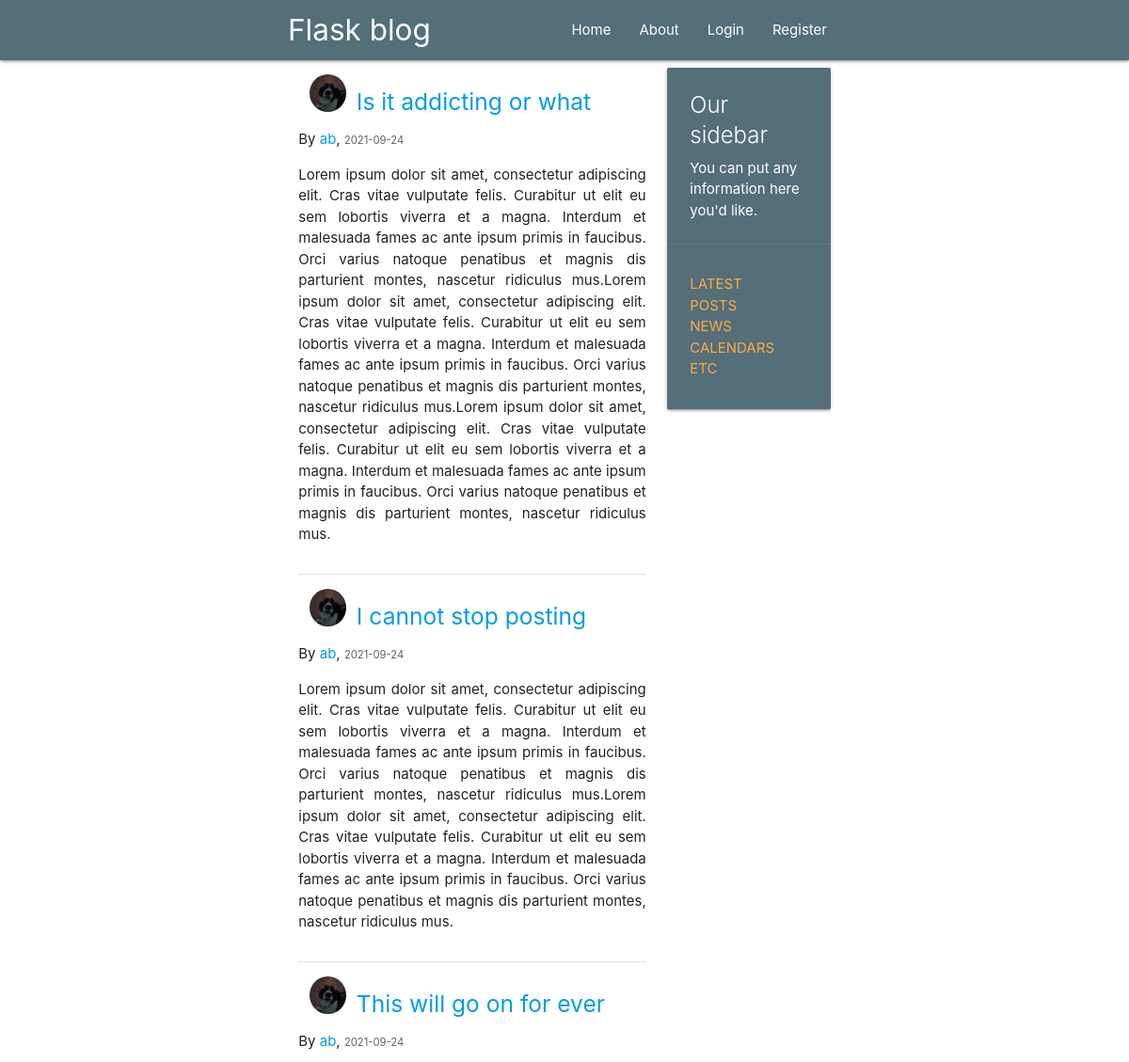
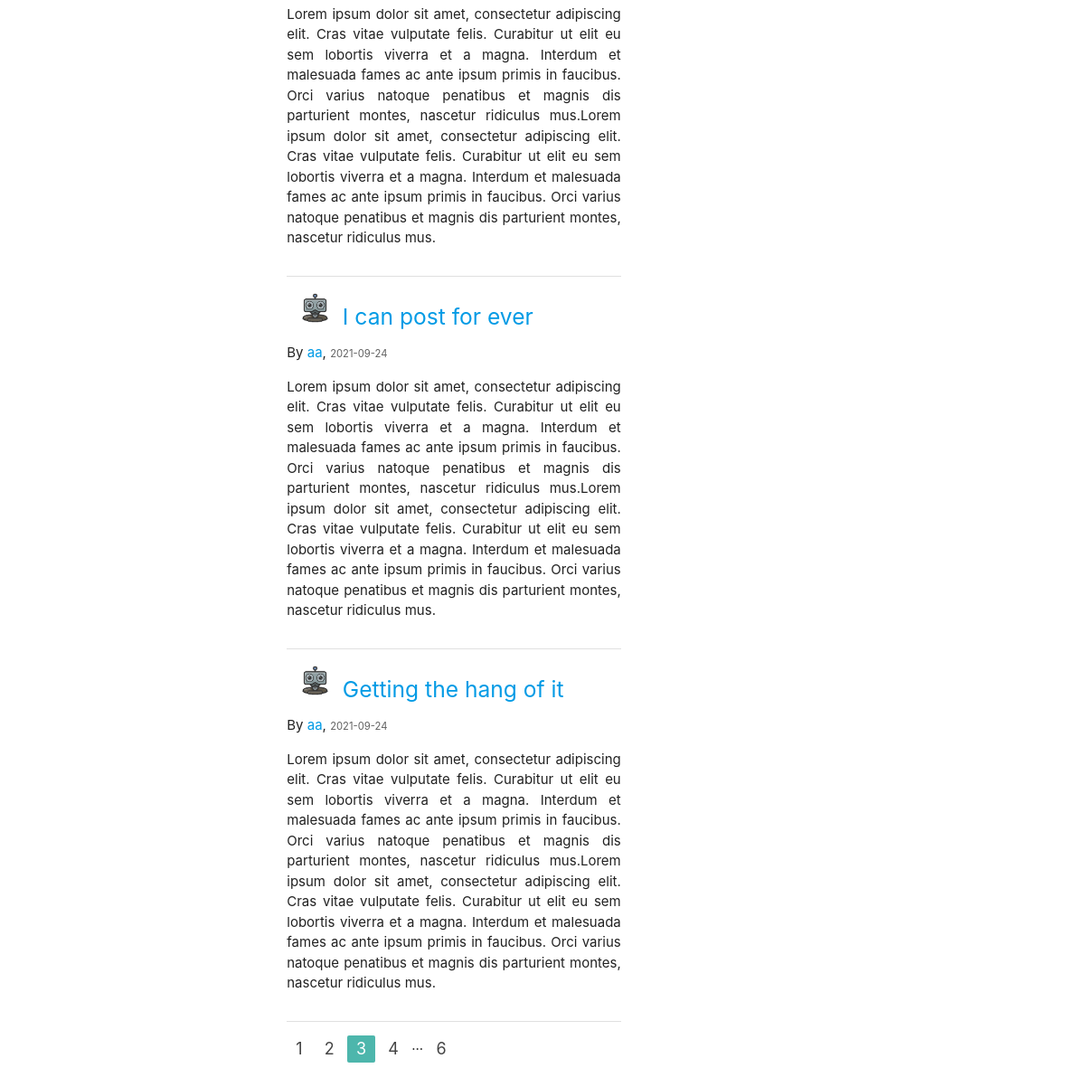
Screenshot of /home?page=3 with the database file from the repository (2 pictures, top to bottom).
### flaskblog/models.py (models this page shows, shortened)
class Post(db.Model):
    id = db.Column(db.Integer, primary_key=True)
    title = db.Column(db.String(100), nullable=False)
    date_posted = db.Column(db.DateTime, nullable=False,
                            default=datetime.utcnow)
    content = db.Column(db.Text, nullable=False)
    user_id = db.Column(db.Integer, db.ForeignKey('user.id'), nullable=False)

class User(db.Model, UserMixin):
    id = db.Column(db.Integer, primary_key=True)
    username = db.Column(db.String(20), unique=True, nullable=False)
    email = db.Column(db.String(120), unique=True, nullable=False)
    image_file = db.Column(db.String(20), nullable=False, default='default.jpg')
    password = db.Column(db.String(60), nullable=False)
    posts = db.relationship('Post', backref='author', cascade="all,delete",
                            lazy=True)

### flaskblog/main/routes.py (the view)
@main.route("/")
@main.route("/home")
def home():
    page = request.args.get('page', 1, type=int)
    posts = Post.query.order_by(Post.date_posted.desc()).paginate(page=page,
                                                                  per_page=5)
    return render_template('home.html', posts=posts)

### flaskblog/templates/home.html
{% extends "layout.html" %}
{% block content %}
{% for post in posts.items %}
    <div class="section">
        <div class="col s2">
            <img src="{{ url_for('static', filename='profile/'+ post.author.image_file) }}" alt=""
                 class="circle responsive-img">
        </div>
        <h5><a href="{{ url_for('posts.post', post_id=post.id) }}">{{ post.title }}</a></h5>
        <p>By <a href="{{ url_for('users.user_posts', username=post.author.username) }}">{{ post.author.username }}</a>,
            <small class="grey-text text-darken-2">{{ post.date_posted.strftime('%Y-%m-%d') }}</small>
        </p>
        <p style="text-align: justify">{{ post.content }}</p>
    </div>
    <div class="divider"></div>
{% endfor %}
<ul class="pagination">
    {% for page_num in posts.iter_pages(left_edge=1, right_edge=1, left_current=1, right_current=2) %}
        {% if page_num %}
            {% if posts.page == page_num %}
                <li class="active teal lighten-2"><a href="{{ url_for('main.home', page=page_num) }}">{{ page_num }}</a></li>
            {% else %}
                <li><a href="{{ url_for('main.home', page=page_num) }}">{{ page_num }}</a></li>
            {% endif %}
        {% else %}
            ...
        {% endif %}
    {% endfor %}
</ul>
{% endblock content%}

### rows the page displays
Post: image_file (picture), title "Is it addicting or what", author.username "ab", date_posted "2021-09-24", content "Lorem ipsum dolor sit amet, consectetur adipiscing elit. Cras vitae vulputate felis. Curabitur ut elit eu sem lobortis viverra et a magna. Interdum et malesuada fames ac ante ipsum primis in faucibus. Orci varius natoque penatibus et magnis dis parturient montes, nascetur ridiculus mus.Lorem ipsum dolor sit amet, consectetur adipiscing elit. Cras vitae vulputate felis. Curabitur ut elit eu sem lobortis viverra et a magna. Interdum et malesuada fames ac ante ipsum primis in faucibus. Orci varius natoque penatibus et magnis dis parturient montes, nascetur ridiculus mus.Lorem ipsum dolor sit amet, consectetur adipiscing elit. Cras vitae vulputate felis. Curabitur ut elit eu sem lobortis…"
Post: image_file (picture), title "I cannot stop posting", author.username "ab", date_posted "2021-09-24", content "Lorem ipsum dolor sit amet, consectetur adipiscing elit. Cras vitae vulputate felis. Curabitur ut elit eu sem lobortis viverra et a magna. Interdum et malesuada fames ac ante ipsum primis in faucibus. Orci varius natoque penatibus et magnis dis parturient montes, nascetur ridiculus mus.Lorem ipsum dolor sit amet, consectetur adipiscing elit. Cras vitae vulputate felis. Curabitur ut elit eu sem lobortis viverra et a magna. Interdum et malesuada fames ac ante ipsum primis in faucibus. Orci varius natoque penatibus et magnis dis parturient montes, nascetur ridiculus mus."
Post: image_file (picture), title "This will go on for ever", author.username "ab", date_posted "2021-09-24", content "Lorem ipsum dolor sit amet, consectetur adipiscing elit. Cras vitae vulputate felis. Curabitur ut elit eu sem lobortis viverra et a magna. Interdum et malesuada fames ac ante ipsum primis in faucibus. Orci varius natoque penatibus et magnis dis parturient montes, nascetur ridiculus mus.Lorem ipsum dolor sit amet, consectetur adipiscing elit. Cras vitae vulputate felis. Curabitur ut elit eu sem lobortis viverra et a magna. Interdum et malesuada fames ac ante ipsum primis in faucibus. Orci varius natoque penatibus et magnis dis parturient montes, nascetur ridiculus mus."
Post: image_file (picture), title "I can post for ever", author.username "aa", date_posted "2021-09-24", content "Lorem ipsum dolor sit amet, consectetur adipiscing elit. Cras vitae vulputate felis. Curabitur ut elit eu sem lobortis viverra et a magna. Interdum et malesuada fames ac ante ipsum primis in faucibus. Orci varius natoque penatibus et magnis dis parturient montes, nascetur ridiculus mus.Lorem ipsum dolor sit amet, consectetur adipiscing elit. Cras vitae vulputate felis. Curabitur ut elit eu sem lobortis viverra et a magna. Interdum et malesuada fames ac ante ipsum primis in faucibus. Orci varius natoque penatibus et magnis dis parturient montes, nascetur ridiculus mus."
Post: image_file (picture), title "Getting the hang of it", author.username "aa", date_posted "2021-09-24", content "Lorem ipsum dolor sit amet, consectetur adipiscing elit. Cras vitae vulputate felis. Curabitur ut elit eu sem lobortis viverra et a magna. Interdum et malesuada fames ac ante ipsum primis in faucibus. Orci varius natoque penatibus et magnis dis parturient montes, nascetur ridiculus mus.Lorem ipsum dolor sit amet, consectetur adipiscing elit. Cras vitae vulputate felis. Curabitur ut elit eu sem lobortis viverra et a magna. Interdum et malesuada fames ac ante ipsum primis in faucibus. Orci varius natoque penatibus et magnis dis parturient montes, nascetur ridiculus mus."

### other values shown
{{ page_num }} "1" "2" "4" "6"
{{ page_num }} "3"
